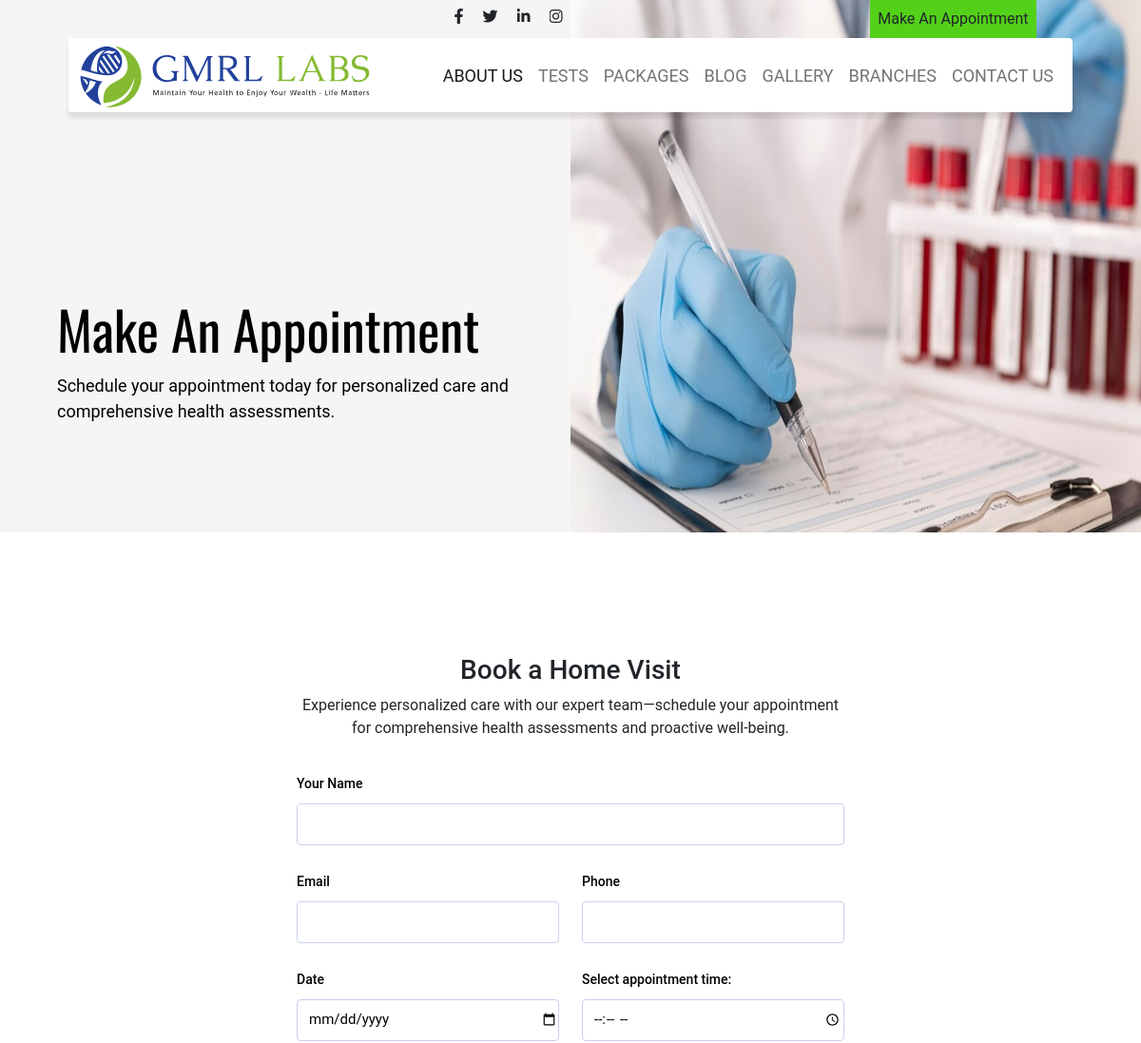
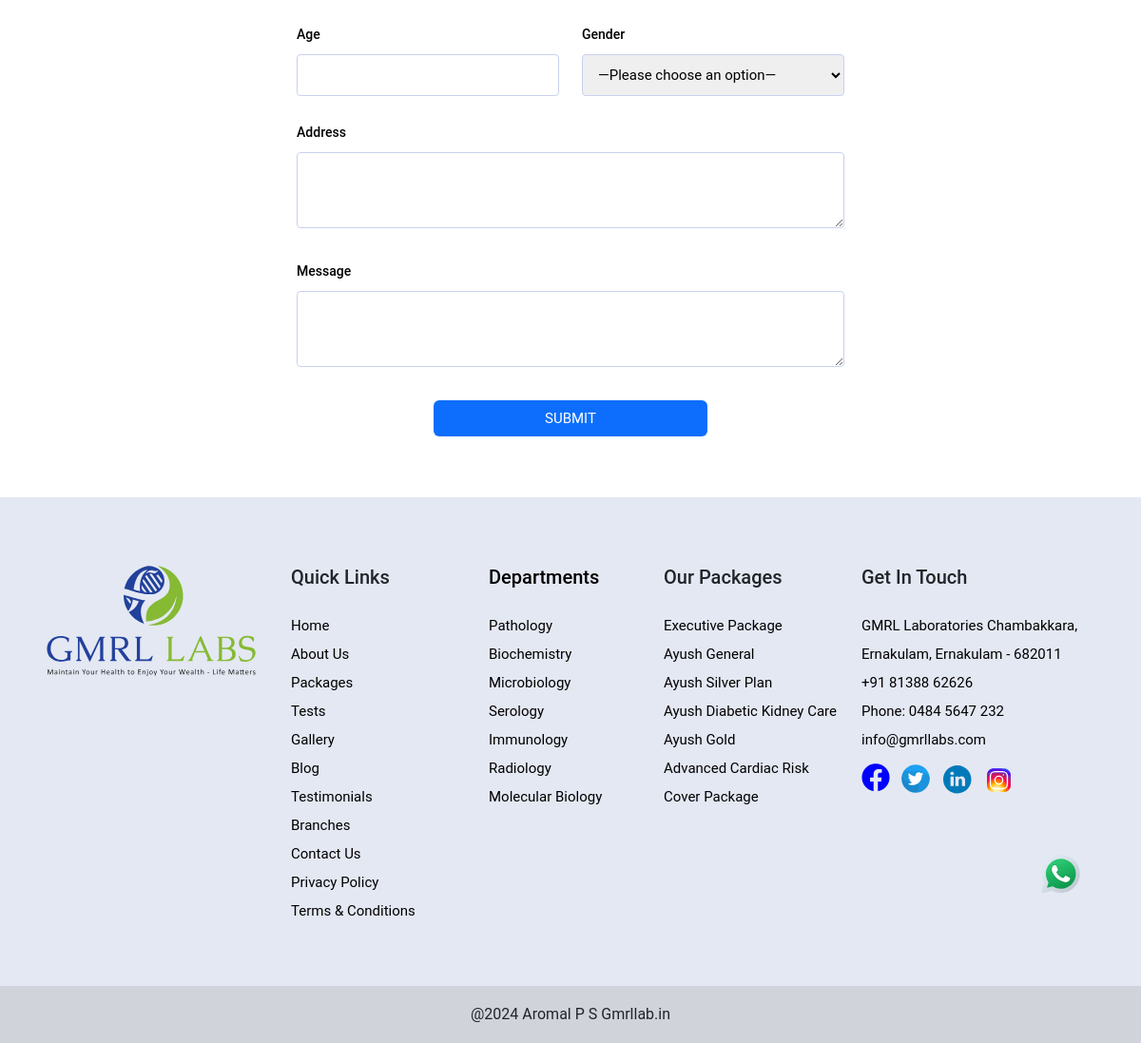
The page /forms/appoiform/ on the database its author committed (2 pictures, top to bottom).
### frondpage/models.py (models this page shows, shortened)
class Departments(models.Model):
    dep_name=models.CharField(max_length=150,unique=True)
    dep_image=models.ImageField(upload_to='department/')
    dep_decrption=models.TextField()
    dep_detail_banner=models.ImageField(upload_to='departmentbanner/')

class TestPackage(models.Model):
    package_name = models.CharField(max_length=200, unique=True)
    price = models.DecimalField(max_digits=10, decimal_places=2)
    image = models.ImageField(upload_to='testpackage')
    tests = models.TextField(help_text='Enter test names separated by commas')
    description=models.TextField()

### forms/views.py (the view, shortened to what this page needs)
# urls.py: path('appoiform/',views.MakeAppointment,name='makeappointment'),
def MakeAppointment(req):
    return render(req, 'appointment.html')

### labapp/context_processors.py (called while the page is built)
def Testpackages(req):
    test_packages=TestPackage.objects.all()
    return dict(test_packages=test_packages)

def Test(req):
    test=Tests.objects.all()
    return dict(test=test)

def Ourtests(req):
    ourtests=Our_Tests.objects.all()
    return dict(ourtests=ourtests)

def Ourtestinomial(req):
    testinomial=OurTestinomials.objects.all()
    return dict(testinomial=testinomial)

def Department(req):
    dept=Departments.objects.all()
    return dict(dept=dept)

def NewsandEvent(req):
    news=News_and_events.objects.all()
    return dict(news=news)

def Blog(req):
    blog=Blogs.objects.all()
    return dict(blog=blog)

def Blog_detail(req):
    blog_detail=Blog_details.objects.all()
    return dict(blog_detail=blog_detail)

def Gallerys (req):
    gallery=Gallery.objects.all()
    return dict(gallery=gallery)

def Branch(req):
    branch=Branches.objects.all()
    return dict(branch=branch)

def Privacyandpolicy(req):
    privacy=Privacy.objects.all()
    return dict(privacy=privacy)

def TermsandCondition(req):
    terms=TermsandConditions.objects.all()
    return dict(terms=terms)

def About(req):
    about=AboutUs.objects.all()
    return dict(about=about)

### templates/appointment.html (shortened to what this page needs)
{% extends "base.html" %}
{% load static %}
{% block content %}
<div class="  overflow-hidden">
    <div class="container-fluid  p-0 ">
        <div class="row main_row ">
            <div class="col-12 page_about w-100">
                <div class="row w-100 p-0 m-0">
                    <div class="col-md-6 col-12  about_col1 p-0">
                        <div class="about_text2 appointment_text2 overflow-hidden">
                            Make An Appointment
                        </div>
                        <div class="about_text3 pt-3 pt-md-0">
                            Schedule your appointment today for personalized care and
                            comprehensive health assessments.
                        </div>
                    </div>
                    <div class="col-md-6 col-12  appointment_image p-0">
                        <img src="{% static './image/package.jpg' %}" class="d-block w-100" alt="...">
                    </div>
                </div>
            </div>
        </div>
    </div>
</div>
<div class="make_appoiment py-5">
    <div class="container">
        <div class="row justify-content-center">
            <div class="col-lg-6 book-homevisit">
                <h3 class="text-center">Book a Home Visit</h3>
                <p class="mb-4 text-center">Experience personalized care with our expert team—schedule your
                    appointment for comprehensive health assessments and proactive well-being.
                </p>
                <form action="" method="post" onsubmit="return validateForm()">
                    <div class="row justify-content-center">
                        <div class="col-lg-12" style="width: 100vw;">
                            <p>
                                <label>Your Name</label><br>
                                <span class="">
                                    <input type="text" name="name" id="appoint_name" />
                                </span>
                            </p>
                        </div>
                        <div class="col-lg-6 col-md-6">
                            <p>
                                <label>Email</label>
                                <br>
                                <span>
                                    <input class="email" type="email" name="email" id="appoint_email" />
                                </span>
                            </p>
                        </div>
                        <div class="col-lg-6 col-md-6">
                            <p>
                                <label>Phone</label>
                                <br>
                                <span>
                                    <input class="phone" type="number" name="phone" id="appoint_phone" />
                                </span>
                            </p>
                        </div>
                        <div class="col-lg-6 col-md-6 col-6">
                            <p>
                                <label>Date</label>
                                <br>
                                <span>
                                    <input type="date" id="date" name="date">
                                </span>
                            </p>
                        </div>
                        <div class="col-lg-6 col-md-6 col-6">
                            <p>
                                <label for="appointment_time">Select appointment time:</label>
                                <br>
                                <input type="time" id="appointment_time" name="time">
                            </p>
                        </div>
                        <div class="col-lg-6 col-md-6 col-6">
                            <p>
                                <label>Age</label><br>
                                <span>
                                    <input class="" type="number" name="age" id="age" />
                                </span>
                            </p>
                        </div>
                        <div class="col-lg-6 col-md-6 col-6">
                            <p><label>Gender</label><br>
                                <span>
                                    <select name="gender" id="gender">
                                        <option value="">&#8212;Please choose an option&#8212;</option>
                                    </select>
                                </span>
                            </p>
                        </div>
                        <div class="col-lg-12">
                            <p><label>Address</label><br>
                                <span>
                                    <textarea class="" name="address" id="address"></textarea>
                                </span>
                            </p>
                        </div>
                        <div class="col-lg-12">
                            <p><label>Message</label><br>
                                <span>
                                    <textarea class="message" name="message" id="message"></textarea>
                                </span>
                            </p>
                        </div>
                        <div class="col-lg-12 col-md-4">
                            <p>
                                <button type="submit" name="appoint_form1"
                                    class="w-50 p-2 btn btn-primary text-center">SUBMIT</button>
                            </p>
                        </div>
                    </div>
                </form>
            </div>
        </div>
    </div>
</div>
{% endblock %}

### templates/nav_and_footer/footer.html (shortened to what this page needs)
{% load static %}
<div class="footer  pt-2">
    <div class="container footer_contain pt-5">
        <div class="row footer_row1 mx-auto pt-3">
            <div class="col-lg-3 mb-lg-0 mb-5 text-lg-none text-center  footer_col1">
                <img src="{% static './icons/gmrl-footer-logo.svg' %}" alt="" width="220">
            </div>
            <div class="footercolum1 col-6  col-lg-2 col-md-5 ps-lg-0 ps-5">
                <h5 class="pb-3">Quick Links</h5>
                <ul class="p-0">
                    <a href="{% url 'home' %}">
                        <li>Home</li>
                    </a>
                    <a href="{% url 'aboutus' %}">
                        <li>About Us</li>
                    </a>
                    <a href="{% url 'package' %}">
                        <li>Packages</li>
                    </a>
                    <a href="{% url 'frond:tests' %}">
                        <li>Tests</li>
                    </a>
                    <a href="{% url 'gallery' %}">
                        <li>Gallery</li>
                    </a>
                    <a href="{% url 'blog' %}">
                        <li>Blog</li>
                    </a>
                    <a href="#">
                        <li>Testimonials</li>
                    </a>
                    <a href="{% url 'branch' %}">
                        <li>Branches</li>
                    </a>
                    <a href="{% url 'form:contactform' %}">
                        <li>Contact Us</li>
                    </a>
                    <a href="{% url 'frond:privacy' %}">
                        <li>Privacy Policy</li>
                    </a>
                    <a href="{% url 'frond:terms' %}">
                        <li>Terms & Conditions</li>
                    </a>
                </ul>
            </div>
            <div class="footercolum2 col-6 col-lg-2 col-md-5  ">
                <h5 class="pb-3"><a href="{% url 'frond:dep_detail' %}">Departments</a></h5>
                <ul class="p-0">
                    {% for i in dept %}
                    <a href="{% url 'frond:E_dep_detail' i.id %}">
                        <li> {{i.dep_name}}</li>
                    </a>
                    {% endfor %}
                </ul>
            </div>
            <div class="footercolum3 col-6 col-lg-2 col-md-5 ps-lg-0 ps-5">
                <h5 class="pb-3">Our Packages</h5>
                <ul class="p-0">
                    {% for i in test_packages %}
                    <a href="{% url 'frond:detailpackage'  i.id %}">
                        <li>{{i.package_name}}</li>
                    </a>
                    {% endfor %}
                </ul>
            </div>
            <div class="footercolum4 col-6 col-lg-3 col-md-5 ">
                <h5 class="pb-3">Get In Touch</h5>
                <ul class="p-0">
                    <a href="{% url 'form:contactform' %}">
                        <li> GMRL Laboratories Chambakkara, Ernakulam, Ernakulam - 682011</li>
                    </a>
                    <a href="tel:+91 81388 6262">
                        <li> +91 81388 62626</li>
                    </a>
                    <a href="tel:0484 5647 232">
                        <li> Phone: 0484 5647 232</li>
                    </a>
                    <a href="mailto:info@gmrllabs.com">
                        <li> info@gmrllabs.com</li>
                    </a>
                    <span class="footer_icon">
                        <div class="row text-center">
                            <div class="col-1" style="width:42px">
                                <i class="fab fa-facebook "></i>
                            </div>
                            <div class="col-1 " style="width:42px; padding-top:11px;">
                            </div>
                            <div class="col-1" style=" width:44px; padding-top:10px;">
                            </div>
                            <div class="col-1" style=" width:44px; padding-top:10px;">
                            </div>
                        </div>
                    </span>
                </ul>
            </div>
        </div>
    </div>
    <div class="container-fluid">
        <div class="row">
            <div class="copyright col-12 mt-5 ">
                <a class="text-decoration-none text-dark " href=""> @2024 Aromal P S Gmrllab.in </a>
            </div>
        </div>
    </div>
</div>

### static/css/style.css (style rules this page uses)
* { overflow-x: hidden !important; }
html, body { margin: 0 !important; padding: 0 !important; box-sizing: border-box !important; height: fit-content !important; }
.container { max-width: 1240px !important }
body { position: relative; font-family: 'Roboto', sans-serif !important; }
a { text-decoration: none !important; transition-duration: 0.3s !important; }

### static/css/navbar.css (style rules this page uses)
html, body { margin: 0 !important; padding: 0 !important; box-sizing: border-box !important; height: fit-content !important; }
body { position: relative; font-family: 'Roboto', sans-serif !important; }
.container { max-width: 1240px !important }
a { text-decoration: none !important; transition-duration: 0.3s !important; }

### static/css/footer.css (style rules this page uses)
.footer { background-color: #e4e8f3; }
.footer ul li { list-style-type: none; line-height: 30px; font-size: 15px; }
.copyright { display: flex; align-items: center; justify-content: center; background-color: #d0d3da; height: 60px; }
.footer_icon i { padding-top: 10px; font-size: 30px; color: blue; }
.footer_icon .tweeter { padding: 0; height: 30px; width: 30px; }
.footer_icon .linkedin { width: 33px; }
.footer_icon .instagram_footer { padding-top: 1px; width: 33px; }
.footer_row1 a { color: black; }

### static/css/about.css (style rules this page uses)
.container { max-width: 1240px !important }
.page_about { position: absolute; padding: 0; margin: 0; top: 0%; right: 0; z-index: -1; width: 100vw !important; height: 100%; }
.about_col1 { position: relative; height: 70vh; background-color: rgba(202, 200, 200, 0.192); }
.about_text2 { position: absolute; bottom: 32%; left: 10%; font-size: 56px; color: black; font-family: 'Oswald', sans-serif !important; }

### static/css/gallery.css (style rules this page uses)
.container { max-width: 1240px !important; }
.page_about { position: absolute; padding: 0; margin: 0; top: 0%; right: 0; z-index: -1; width: 100vw !important; height: 100%; }
.about_text2 { position: absolute; bottom: 32%; left: 18%; font-size: 56px; color: black; font-family: 'Oswald', sans-serif !important; }

### static/css/branches.css (style rules this page uses)
.container { max-width: 1240px !important; }
.page_about { position: absolute; padding: 0; margin: 0; top: 0%; right: 0; z-index: -1; width: 100vw !important; height: 100%; }
.about_text2 { position: absolute; bottom: 32%; left: 18%; font-size: 56px; color: black; font-family: 'Oswald', sans-serif !important; }
.container { max-width: 1240px !important }

### static/css/package.css (style rules this page uses)
.container { max-width: 1240px !important; }

### static/css/blog.css (style rules this page uses)
.container { max-width: 1240px !important }

### static/css/contactus.css (style rules this page uses)
.container { max-width: 1240px !important }

### static/css/tests.css (style rules this page uses)
.container { max-width: 1240px !important }
.page_about { position: absolute; padding: 0; margin: 0; top: 0%; right: 0; z-index: -1; width: 100vw !important; height: 100%; }
.about_text2 { position: absolute; bottom: 32%; left: 10%; font-size: 56px; color: black; line-height: 70px !important; font-family: 'Oswald', sans-serif !important; }
.about_text3 { position: absolute; top: 70%; left: 10%; font-size: 18px; overflow: hidden; color: black; width: 600px; }

### static/css/appointment.css (style rules this page uses)
.book-homevisit p { text-align: center; }
.book-homevisit .col-lg-6 input, .book-homevisit .col-lg-12 input, .book-homevisit .col-lg-6 select { width: 100%; border: 1px solid #c8d1ee; height: 44px; border-radius: 4px; outline: none; transition-duration: 0.3s; font-size: 15px; padding-left: 12px; color: black; text-align: left; }
.book-homevisit textarea { width: 100%; border: 1px solid #c8d1ee; height: 80px; border-radius: 4px; outline: none; transition-duration: 0.3s; font-size: 15px; padding-left: 12px; color: black; text-align: left; }
.appointment_image img { height: 70vh; }
.book-homevisit label { width: 100%; text-align: left; padding: 0; margin: 0px 0px 3px 0px; font-size: 14px; font-weight: 500; color: black; }
.book-homevisit .btn { color: #fff; font-size: 15px; border: 0; transition-duration: 0.3s; }
.book-homevisit .col-lg-12, .book-homevisit .col-lg-6 { margin-top: 12px; }
.appointment_text2 { position: absolute; bottom: 32%; left: 10%; font-size: 56px; color: black; font-family: 'Oswald', sans-serif !important; }

### rows shown on the page
Departments: dep_name "Pathology"
Departments: dep_name "Biochemistry"
Departments: dep_name "Microbiology"
Departments: dep_name "Serology"
Departments: dep_name "Immunology"
Departments: dep_name "Radiology"
Departments: dep_name "Molecular Biology"
TestPackage: package_name "Executive Package"
TestPackage: package_name "Ayush General"
TestPackage: package_name "Ayush Silver Plan"
TestPackage: package_name "Ayush Diabetic Kidney Care"
TestPackage: package_name "Ayush Gold"
TestPackage: package_name "Advanced Cardiac Risk Cover Package"
